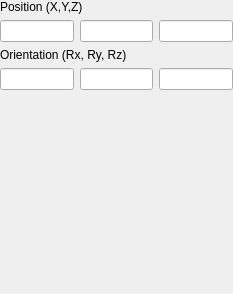
<?xml version="1.0" encoding="UTF-8"?>
<ui version="4.0">
 <class>transformUI</class>
 <widget class="QWidget" name="transformUI">
  <property name="geometry">
   <rect>
    <x>0</x>
    <y>0</y>
    <width>233</width>
    <height>294</height>
   </rect>
  </property>
  <property name="sizePolicy">
   <sizepolicy hsizetype="Expanding" vsizetype="Expanding">
    <horstretch>0</horstretch>
    <verstretch>0</verstretch>
   </sizepolicy>
  </property>
  <property name="windowTitle">
   <string>Form</string>
  </property>
  <layout class="QVBoxLayout" name="verticalLayout">
   <property name="margin">
    <number>0</number>
   </property>
   <item>
    <widget class="QLabel" name="label">
     <property name="sizePolicy">
      <sizepolicy hsizetype="Expanding" vsizetype="Fixed">
       <horstretch>0</horstretch>
       <verstretch>0</verstretch>
      </sizepolicy>
     </property>
     <property name="text">
      <string>Position (X,Y,Z)</string>
     </property>
    </widget>
   </item>
   <item>
    <layout class="QHBoxLayout" name="horizontalLayout">
     <property name="sizeConstraint">
      <enum>QLayout::SetDefaultConstraint</enum>
     </property>
     <item>
      <widget class="QLineEdit" name="xPos">
       <property name="toolTip">
        <string>&lt;html&gt;&lt;head/&gt;&lt;body&gt;&lt;p&gt;&lt;span style=&quot; font-weight:600;&quot;&gt;x&lt;/span&gt; position&lt;/p&gt;&lt;/body&gt;&lt;/html&gt;</string>
       </property>
      </widget>
     </item>
     <item>
      <widget class="QLineEdit" name="yPos">
       <property name="toolTip">
        <string>&lt;html&gt;&lt;head/&gt;&lt;body&gt;&lt;p&gt;&lt;span style=&quot; font-weight:600;&quot;&gt;y&lt;/span&gt; position&lt;/p&gt;&lt;/body&gt;&lt;/html&gt;</string>
       </property>
      </widget>
     </item>
     <item>
      <widget class="QLineEdit" name="zPos">
       <property name="toolTip">
        <string>&lt;html&gt;&lt;head/&gt;&lt;body&gt;&lt;p&gt;&lt;span style=&quot; font-weight:600;&quot;&gt;z&lt;/span&gt; position&lt;/p&gt;&lt;/body&gt;&lt;/html&gt;</string>
       </property>
      </widget>
     </item>
    </layout>
   </item>
   <item>
    <widget class="QLabel" name="label_2">
     <property name="sizePolicy">
      <sizepolicy hsizetype="Expanding" vsizetype="Fixed">
       <horstretch>0</horstretch>
       <verstretch>0</verstretch>
      </sizepolicy>
     </property>
     <property name="text">
      <string>Orientation (Rx, Ry, Rz)</string>
     </property>
    </widget>
   </item>
   <item>
    <layout class="QHBoxLayout" name="horizontalLayout_2">
     <item>
      <widget class="QLineEdit" name="xRot">
       <property name="toolTip">
        <string>&lt;html&gt;&lt;head/&gt;&lt;body&gt;&lt;p&gt;rotation around &lt;span style=&quot; font-weight:600;&quot;&gt;x&lt;/span&gt; axis (degrees)&lt;/p&gt;&lt;/body&gt;&lt;/html&gt;</string>
       </property>
      </widget>
     </item>
     <item>
      <widget class="QLineEdit" name="yRot">
       <property name="toolTip">
        <string>&lt;html&gt;&lt;head/&gt;&lt;body&gt;&lt;p&gt;rotation around &lt;span style=&quot; font-weight:600;&quot;&gt;y&lt;/span&gt; axis (degrees)&lt;/p&gt;&lt;/body&gt;&lt;/html&gt;</string>
       </property>
      </widget>
     </item>
     <item>
      <widget class="QLineEdit" name="zRot">
       <property name="toolTip">
        <string>&lt;html&gt;&lt;head/&gt;&lt;body&gt;&lt;p&gt;rotation around &lt;span style=&quot; font-weight:600;&quot;&gt;z&lt;/span&gt; axis (degrees)&lt;/p&gt;&lt;/body&gt;&lt;/html&gt;</string>
       </property>
      </widget>
     </item>
    </layout>
   </item>
   <item>
    <spacer name="verticalSpacer">
     <property name="orientation">
      <enum>Qt::Vertical</enum>
     </property>
     <property name="sizeHint" stdset="0">
      <size>
       <width>20</width>
       <height>151</height>
      </size>
     </property>
    </spacer>
   </item>
  </layout>
 </widget>
 <resources/>
 <connections/>
</ui>
